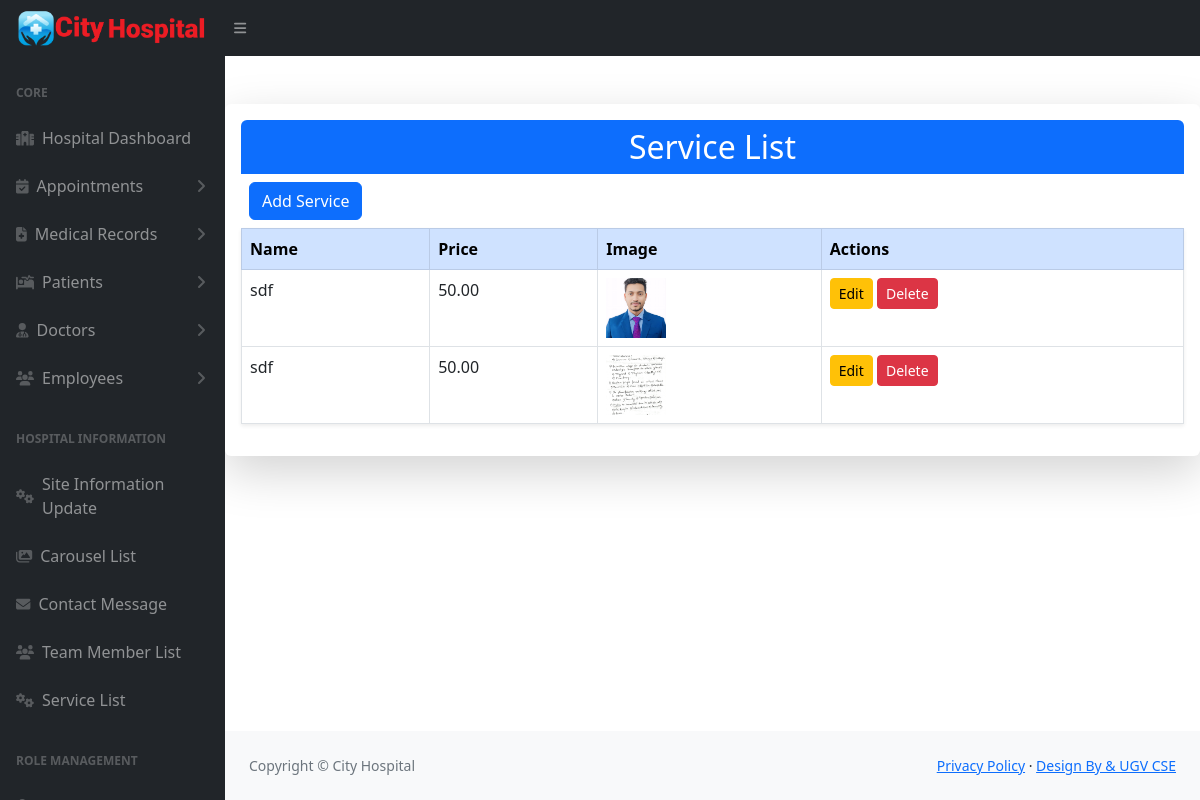
Page /services/ on the committed database.
### pms/models.py (models this page shows, shortened)
class SiteInfo(models.Model):
    site_name = models.CharField(max_length=20)
    color_logo = models.ImageField(upload_to='logo/')
    white_logo = models.ImageField(upload_to='logo/')
    email = models.EmailField()
    phone = models.CharField(max_length=14)
    address = models.CharField(max_length=100)
    opening_hours = models.CharField(max_length=255, default='Saturday - Thursday: 6.00 am - 10.00 pm, Friday Closed')
    site_facebook = models.URLField(max_length=100)
    site_x = models.URLField(max_length=100)
    site_instagram = models.URLField(max_length=100)
    site_pinterest = models.URLField(max_length=100)

class Service(models.Model):
    name = models.CharField(max_length=200)
    price = models.DecimalField(max_digits=10, decimal_places=2)
    image = models.ImageField(upload_to='services/')

### pms/views.py (the view)
# urls.py: path('services/', service_list, name='service_list'),  # List services
def service_list(request):
    services = Service.objects.all()
    if request.method == 'POST' and 'delete_service' in request.POST:
        service_id = request.POST.get('delete_service')
        service = get_object_or_404(Service, pk=service_id)
        service.delete()
        messages.success(request, 'Service deleted successfully!')
        return redirect('service_list')
    return render(request, 'service_list.html', {'services': services})

### pms/context_processors.py (called while the page is built)
def site_information(request):
    site_info = SiteInfo.objects.first()
    return {
        'site_info': site_info
    }

### templates/service_list.html (shortened to what this page needs)
{% extends 'hospital/hospital_base.html' %}
{% block content %}
    <div class="container mt-5 shadow-lg p-3 mb-5 bg-white rounded">
        <div class="text-center bg-primary text-white py-2 rounded-top">
            <h2 class="mb-0">Service List</h2>
        </div>
        <a href="{% url 'add_service' %}" class="btn btn-primary m-2">Add Service</a>
        <form method="POST">
            <table class="table table-bordered shadow-sm table-hover">
                <thead class="table-primary">
                    <tr>
                        <th>Name</th>
                        <th>Price</th>
                        <th>Image</th>
                        <th>Actions</th>
                    </tr>
                </thead>
                <tbody>
                    {% for service in services %}
                        <tr class="table-row">
                            <td>{{ service.name }}</td>
                            <td>{{ service.price }}</td>
                            <td>
                                <img src="{{ service.image.url }}" alt="{{ service.name }}" style="width: 60px; height: 60px; object-fit: cover;">
                            </td>
                            <td>
                                <a href="{% url 'edit_service' service.pk %}" class="btn btn-warning btn-sm">Edit</a>
                                <button type="submit" name="delete_service" value="{{ service.pk }}" class="btn btn-danger btn-sm">Delete</button>
                            </td>
                        </tr>
                    {% endfor %}
                </tbody>
            </table>
        </form>
    </div>
{% endblock %}

### templates/hospital/hospital_base.html (shortened to what this page needs)
{% load static %}
<!DOCTYPE html>
<html lang="en">
    <head>
        <link href="https://cdn.jsdelivr.net/npm/simple-datatables@7.1.2/dist/style.min.css" rel="stylesheet" />
        <link href="{% static 'admin_panel/css/styles.css' %}" rel="stylesheet" />
    </head>
    <body class="sb-nav-fixed">
        <nav class="sb-topnav navbar navbar-expand navbar-dark bg-dark">
            <a class="navbar-brand ps-3" href="{% url 'hospital_admin' %}"><img src="{{ site_info.white_logo.url }}" alt="" style="width: 190px;"></a>
            <button class="btn btn-link btn-sm order-1 order-lg-0 me-4 me-lg-0" id="sidebarToggle" href="#!"><i class="fas fa-bars"></i></button>
            <button class="btn"></button>
        </nav>
        <div id="layoutSidenav">
            <div id="layoutSidenav_nav">
                <nav class="sb-sidenav accordion sb-sidenav-dark" id="sidenavAccordion">
                  {% include 'hospital/hospital_sidebar.html' %}
                </nav>
            </div>
            <div id="layoutSidenav_content">
                <main>
                    {% block content %}
                    {% endblock content %}
                </main>
                <footer class="py-4 bg-light mt-auto">
                    <div class="container-fluid px-4">
                        <div class="d-flex align-items-center justify-content-between small">
                            <div class="text-muted">Copyright &copy; {{ site_info.site_name }}</div>
                            <div>
                                <a href="#">Privacy Policy</a>
                                &middot;
                                <a href="#">Design By &amp; UGV CSE</a>
                            </div>
                        </div>
                    </div>
                </footer>
            </div>
        </div>
    </body>
</html>

### rows in the picture
SiteInfo: white_logo (picture), site_name "City Hospital"
Service: name "sdf", price "50.00", image (picture), {{ service.pk }} 8 (drawn)
Service: name "sdf", price "50.00", image (picture), {{ service.pk }} 9 (drawn)
